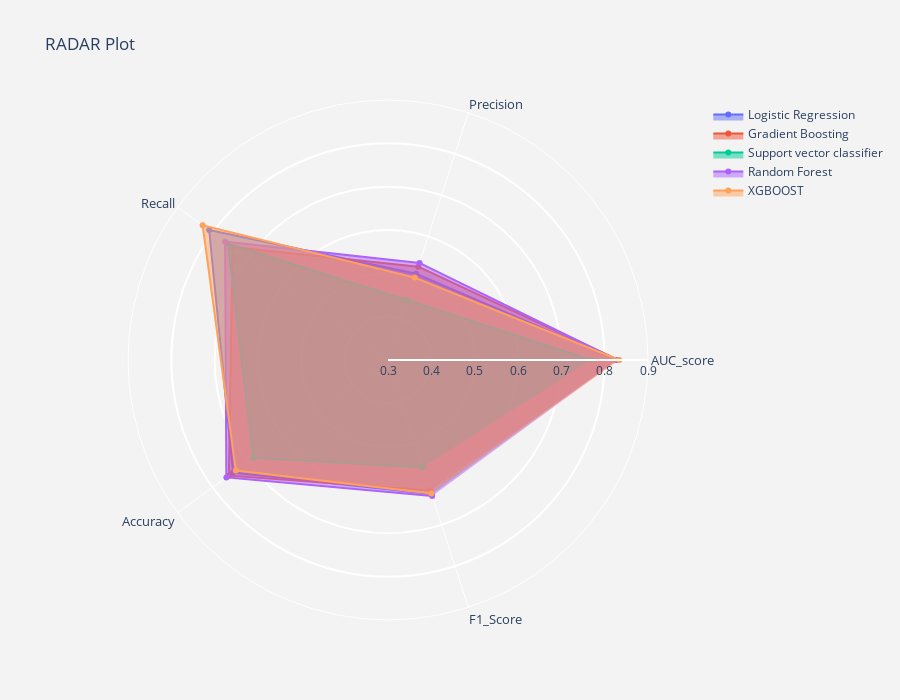

Notebook cell for this chart:
### Markdown cell above
# Def Plot Radar

### Code cell
import plotly.graph_objects as go

# categories =['AUC score', 'Precision', 'Recall', 'Accuracy', 'F1 Score']


######################################

def plot_radar(df,title):
    fig = go.Figure()
    categories =df.drop('Models',axis = 1).columns
    
    fig.add_trace(go.Scatterpolar(
          r=df.loc[0,['AUC_score','Precision','Recall','Accuracy','F1_Score']],
          theta=categories,
          fill='toself',
          name = df.Models[0],
        mode = "markers+lines"
    )),
    fig.add_trace(go.Scatterpolar(
          r=df.loc[1,['AUC_score','Precision','Recall','Accuracy','F1_Score']],
          theta=categories,
          fill='toself',
          name=df.Models[1]
    )),

    fig.add_trace(go.Scatterpolar(
          r=df.loc[2,['AUC_score','Precision','Recall','Accuracy','F1_Score']],
          theta=categories,
          fill='toself',
          name=df.Models[2]
    )),
    fig.add_trace(go.Scatterpolar(
          r=df.loc[3,['AUC_score','Precision','Recall','Accuracy','F1_Score']],
          theta=categories,
          fill='toself',
          name=df.Models[3]
    )),

    fig.add_trace(go.Scatterpolar(
          r=df.loc[4,['AUC_score','Precision','Recall','Accuracy','F1_Score']],
          theta=categories,
          fill='toself',
          name=df.Models[4]
    ))

    #############################
    fig.update_layout(
        polar=dict(
            radialaxis=dict(
                visible=True,
                showline = True,
                linewidth = 2,
                tickwidth = 4,
                gridcolor = "white",
                gridwidth = 2,
                range=[0.3, 0.9]),
            angularaxis = dict(
                tickfont = dict(size = 13),
                layer = "above traces"),
            bgcolor  = "rgb(243,243,243)",  
        ),
        paper_bgcolor = "rgb(243,243,243)",
        title = title,
        height = 700,
        showlegend=True
    )
    fig.show()
    
plot_radar(df,'RADAR Plot')

### Figure 1 — Plotly figure (JSON) as saved in the notebook; plotly's stock layout.template omitted (floating-point values rounded to 4 significant figures)
{"data": [{"fill": "toself", "mode": "markers+lines", "name": "Logistic Regression", "r": [0.8264, 0.5092, 0.8101, 0.742, 0.6253], "theta": ["AUC_score", "Precision", "Recall", "Accuracy", "F1_Score"], "type": "scatterpolar"}, {"fill": "toself", "name": "Gradient Boosting", "r": [0.8314, 0.5265, 0.7433, 0.754, 0.6164], "theta": ["AUC_score", "Precision", "Recall", "Accuracy", "F1_Score"], "type": "scatterpolar"}, {"fill": "toself", "name": "Support vector classifier", "r": [0.77, 0.4449, 0.7566, 0.6844, 0.5603], "theta": ["AUC_score", "Precision", "Recall", "Accuracy", "F1_Score"], "type": "scatterpolar"}, {"fill": "toself", "name": "Random Forest", "r": [0.8293, 0.5355, 0.7647, 0.7611, 0.6299], "theta": ["AUC_score", "Precision", "Recall", "Accuracy", "F1_Score"], "type": "scatterpolar"}, {"fill": "toself", "name": "XGBOOST", "r": [0.8337, 0.5, 0.8288, 0.7341, 0.6237], "theta": ["AUC_score", "Precision", "Recall", "Accuracy", "F1_Score"], "type": "scatterpolar"}], "layout": {"height": 700, "paper_bgcolor": "rgb(243,243,243)", "polar": {"angularaxis": {"layer": "above traces", "tickfont": {"size": 13}}, "bgcolor": "rgb(243,243,243)", "radialaxis": {"gridcolor": "white", "gridwidth": 2, "linewidth": 2, "range": [0.3, 0.9], "showline": true, "tickwidth": 4, "visible": true}}, "showlegend": true, "title": {"text": "RADAR Plot"}}}
